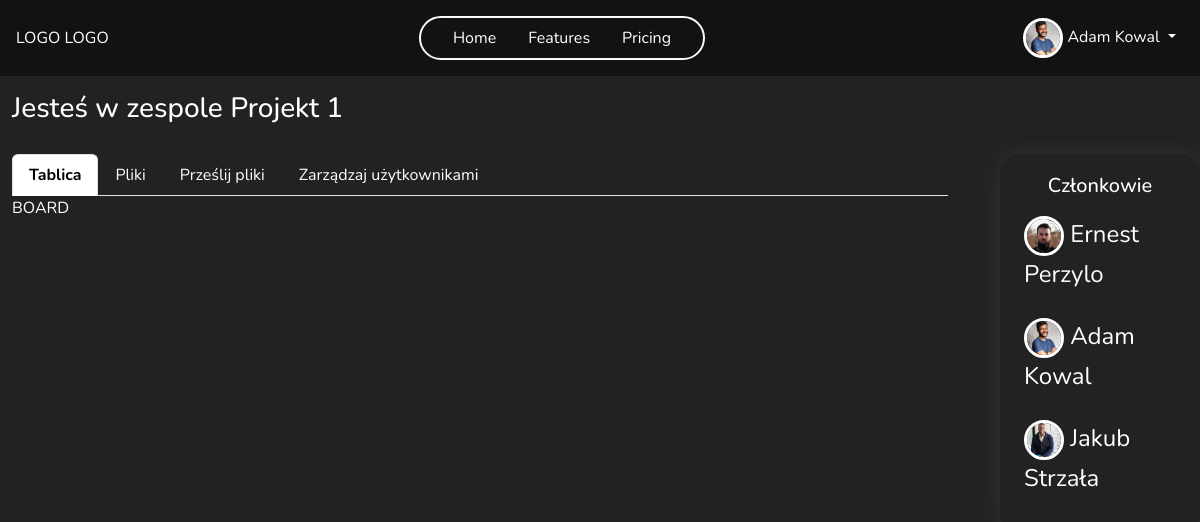
The app's page /team/2/board (signed in) with its own data.
### main/models.py (models this page shows, shortened)
class Profile(models.Model):
    user = models.OneToOneField(User, on_delete=models.CASCADE)
    image = models.ImageField(default='default.jpg', upload_to=UniqueFileName('profile_pics'))
    bio = models.TextField(max_length=500, blank=True, null=True)
    country = CountryField(default = 'PL')
    age = models.PositiveSmallIntegerField(blank=True, null=True)
    phone_number = models.CharField(max_length=20, blank=True, null=True)
    website = models.CharField(max_length=255, blank=True, null=True)

class Team(models.Model):
    name = models.CharField(max_length=255)
    founder = models.ForeignKey(User, on_delete=models.CASCADE, related_name='team_founder')
    members = models.ManyToManyField(User, through='TeamMembership', related_name='team_member', blank=True)
    key = models.OneToOneField(Key, on_delete=models.SET_NULL, null=True, blank=True, related_name='team_key', unique=True)
    def get_members(self):
        return TeamMembership.objects.filter(team=self)
    class Meta:
        permissions = [
            ("add_new_member", "Can add new team memeber"),
            ("delete_member", "Can delete team memeber"),
            ("manage_perms", "Can manage all permission in team")
        ]

class TeamMembership(models.Model):
    user = models.ForeignKey(User, on_delete=models.CASCADE)
    team = models.ForeignKey(Team, on_delete=models.CASCADE)
    groups = models.ManyToManyField(Group)
    def get_fullname_member(self):
        return f'{self.user.get_full_name()}'

### main/views.py (the view)
# urls.py: path('team/<int:id>/board', views.team_board, name='team_board'),
@login_required
def team_board(request, id):
    team, members = get_team_and_members(id)
    if request.user.is_authenticated:
        user = request.user
        user_permissions = get_user_perms(user, team)
    context = {'team':team, 'members':members, 'user':user, 'user_permissions':user_permissions}
    return render(request, 'teams/team_detail.html', context=context)

### main/permission_tools.py (called while the page is built)
def get_user_perms(user, team):
    team_membership = TeamMembership.objects.filter(user=user, team=team).first()
    user_permissions = []
    if team_membership:
        group = team_membership.groups.first()
        if group:
            user_permissions += list(group.permissions.values_list('codename', flat=True))
    return user_permissions

### main/views.py (called while the page is built)
def get_team_and_members(id):
    team = get_object_or_404(Team, pk=id)
    members = team.get_members()
    return team, members

### main/templates/teams/team_detail.html (shortened to what this page needs)
{% extends "main/base.html" %}
{% load crispy_forms_tags %}
{% block navbar %}
    {% include 'main/navbar.html' %}
{% endblock navbar %}
{% block content %}
<div class="container-fluid team-container ">
  <h3 class="mt-3">Jesteś w zespole {{team.name}}</h3>
    <div class="row ">
        <div class="col-10 team-col">
            <ul class="nav nav-tabs">
                <li class="nav-item">
                  <a class="nav-link" aria-current="page" href="{% url 'team_board' team.id %}">Tablica</a>
                </li>
                <li class="nav-item">
                  <a class="nav-link" href="{% url 'team_files' team.id %}">Pliki</a>
                </li>
                <li class="nav-item">
                  <a class="nav-link" href="{% url 'team_add_file' team.id %}">Prześlij pliki</a>
                </li>
                {% if 'manage_perms' in user_permissions %}
                  <li class="nav-item">
                    <a class="nav-link" href="{% url 'team_members' team.id %}">Zarządzaj użytkownikami</a>
                  </li>
                  <li class="nav-item">
                    <a class="nav-link" href="{% url 'team_permission' team.id %}">Uprawnienia</a>
                  </li>
                  {% elif 'delete_member' in user_permissions and 'add_new_member' in user_permissions %}
                  <li class="nav-item">
                    <a class="nav-link" href="{% url 'team_members' team.id %}">Zarządzaj użytkownikami</a>
                  </li>
                {% endif %}
              </ul>
            <div class="team-content">
              {% block team-content %}
                BOARD
              {% endblock team-content %}
            </div>
        </div>
        <div class="col-2 members-col" >
            <h5 class="text-center ">Członkowie</h5>
          {% for member in members %}
            <div class="row d-flex align-items-center ">
                <div class="member-name d-flex justify-content-between ">
                    <div>
                      <img src="{{ member.user.profile.image.url }}" class="rounded-circle img-profile">
                      {{member.get_fullname_member}}
                    </div>
                </div>
            </div>
          {% endfor %}
        </div>
    </div>
</div>
{% endblock content %}

### main/templates/main/navbar.html (shortened to what this page needs)
<nav class="navbar navbar-expand-lg my-nav text-light justify-content-center position-relative p-3 z-3">
  <div class="d-flex justify-content-between w-100 align-items-center">
    <a class=" nav-link" href="/">LOGO LOGO</a>
    <ul class="navbar-nav mb-2 mb-lg-0 justify-content-center border border-2 border-light rounded-pill px-4 gap-3 ">
      <li class="nav-item">
        <a class="nav-link active" aria-current="page" href="{% url 'home' %}">Home</a>
      </li>
      <li class="nav-item">
        <a class="nav-link" href="#">Features</a>
      </li>
      <li class="nav-item">
        <a class="nav-link" href="#">Pricing</a>
      </li>
    </ul>
    <div class="navbar-nav ">
      {% if user.is_authenticated %}
          <div class="nav-item dropdown ml-auto">
            <a class="nav-link dropdown-toggle" href="#" role="button" data-bs-toggle="dropdown" aria-expanded="true">
              <img src="{{ user.profile.image.url }}" class="rounded-circle img-profile">
              {{ user.get_full_name }}
            </a>
          </div>
      {% else %}
      <a
        class="nav-link border border-2 border-light rounded-pill d-flex justify-content-center align-items-center gap-3 position-relative login-icon"
        href="{% url 'my-login' %}">Login<i class="fa-solid fa-user border border-2 border-light rounded-circle position-absolute button-icon"></i></a>
      {% endif %}
    </div>
  </div>
</nav>

### static/style/new.css (style rules this page uses)
* { padding: 0; margin: 0; box-sizing: border-box; font-family: 'Nunito', sans-serif; }
.bg { background-color: #121212 !important; color: white; }
.navbar { height: 76px !important; }
.nav-link { color: white !important; }
.img-profile { width: 40px ; height: 40px; object-fit: cover; border: 3px solid white; }

### static/style/profile.css (style rules this page uses)
.text-light { color: #babbbc !important; }

### static/style/team.css (style rules this page uses)
.team-container { height: calc(100vh - 76px); background-color: #222222; }
.team-col { border-radius: 20px; width: 80% !important; margin-right: 40px; padding: 20px; }
.nav-tabs .nav-link.active { color: black !important; font-weight: 700 !important; }
.members-col { box-shadow: 0 0 20px rgb(52, 52, 52) !important; max-height: 780px !important; border-radius: 20px; padding: 20px; overflow:auto; margin-top: 20px !important; max-height: 670px !important; overflow-y: auto ; }
.members-col .row { margin: 10px 10px 10px 0; }
.member-name { font-size: 24px; width: auto; padding: 8px; position: relative; }

### records on screen
Team: name "Projekt 1"
TeamMembership: user.profile.image (picture), get_fullname_member "Ernest Perzylo"
TeamMembership: user.profile.image (picture), get_fullname_member "Adam Kowal"
TeamMembership: user.profile.image (picture), get_fullname_member "Jakub Strzała"

### other values on screen
{{ user.get_full_name }} "Adam Kowal"
